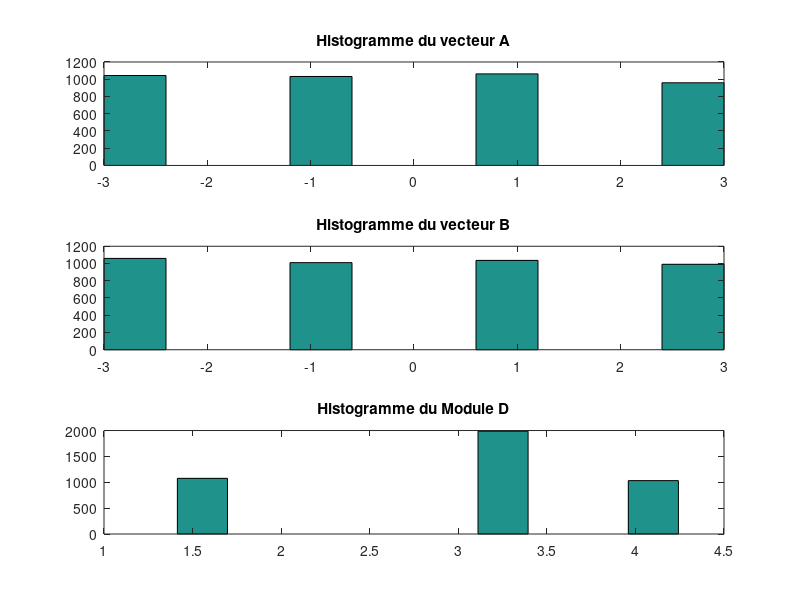
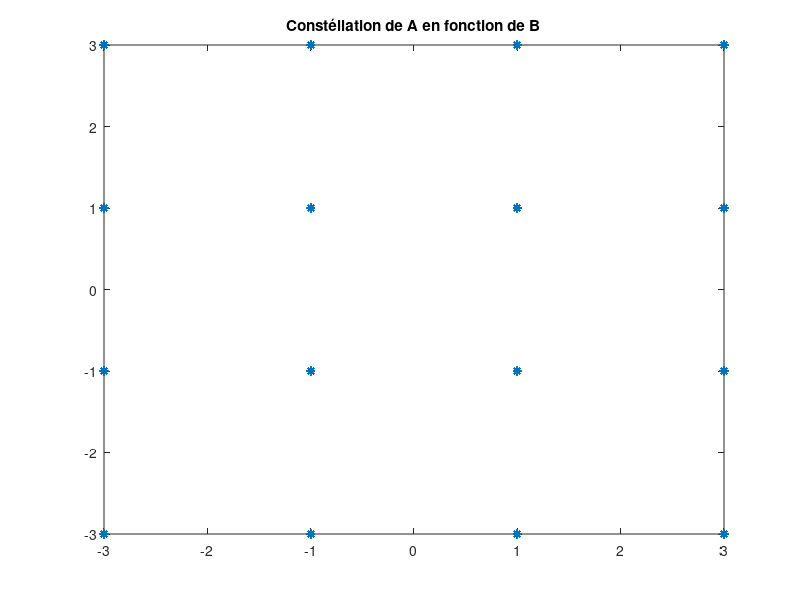
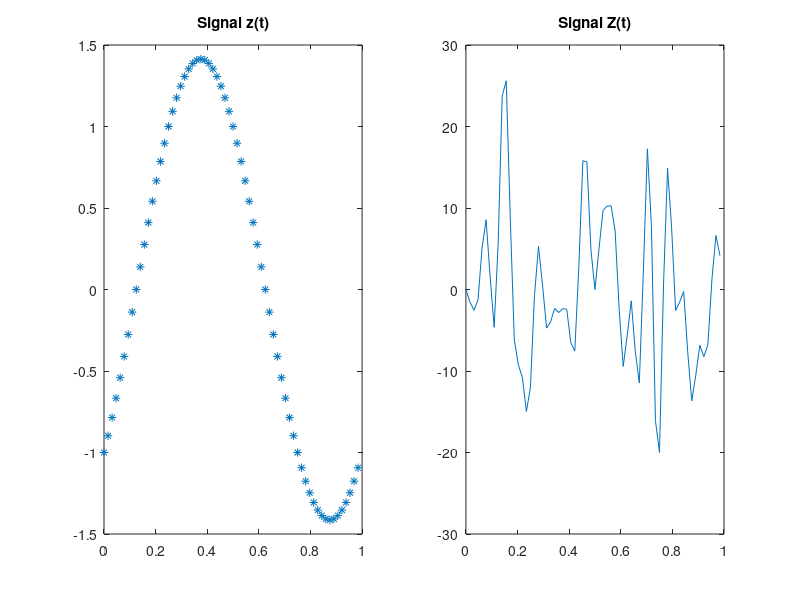

Source code (MATLAB) for these figures, in order:
clc, clear, close all

% Vecteur A et B 
N = 4096;
x = rand(N,1);
v1 = floor(4*x);
x = rand(N,1);
v2 = floor(4*x);

%Vecteur A 
A = zeros(1, N);
A(v1 == 0) = -3;
A(v1 ==1) = -1;
A(v1 ==2) = 1;
A(v1 ==3) = 3;

%Vecteur B 
B = zeros(1, N);
B(v2 == 0) = -3;
B(v2 ==1) = -1;
B(v2 ==2) = 1;
B(v2 ==3) = 3;

figure(1)
subplot(3,1,1);
hist(A);
title("Histogramme du vecteur A");
subplot(3,1,2);
hist(B);
title("Histogramme du vecteur B");

figure(2)
plot(A,B, "*");
title("Constéllation de A en fonction de B")

D = A + i*B;
ModuleD = sqrt(A.^2 + B.^2);
figure(1)
subplot(3,1,3);
hist(ModuleD);
title("Histogramme du Module D");


%Question 2

f1 = 1;
Te = 1/f1;
Nt = 64;
t = ((0:Nt-1)/Nt)*Te;
z = A(1)*cos(2*pi*f1*t) - B(1)*sin(2*pi*f1*t);

Nk = Nt/4;
for j = 1:Nk
    Z(:,j) = A(j)*cos(2*pi*j*f1*t) - B(j)*sin(2*pi*j*f1*t);
end 
Z = sum(Z,2);


figure(3)
subplot(1,2,1);
plot(t,z, "*");
title("Signal z(t)");
subplot(1,2,2);
plot(t,Z);
title("Signal Z(t)");

figure(4)
